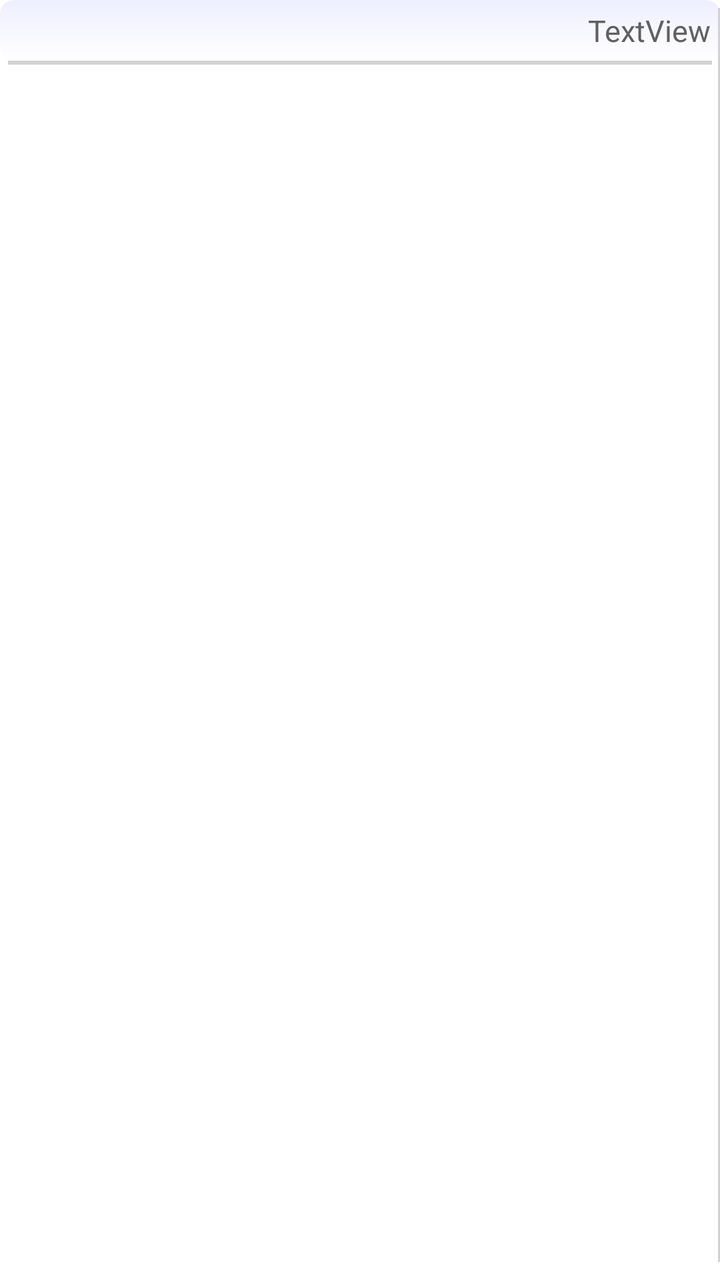
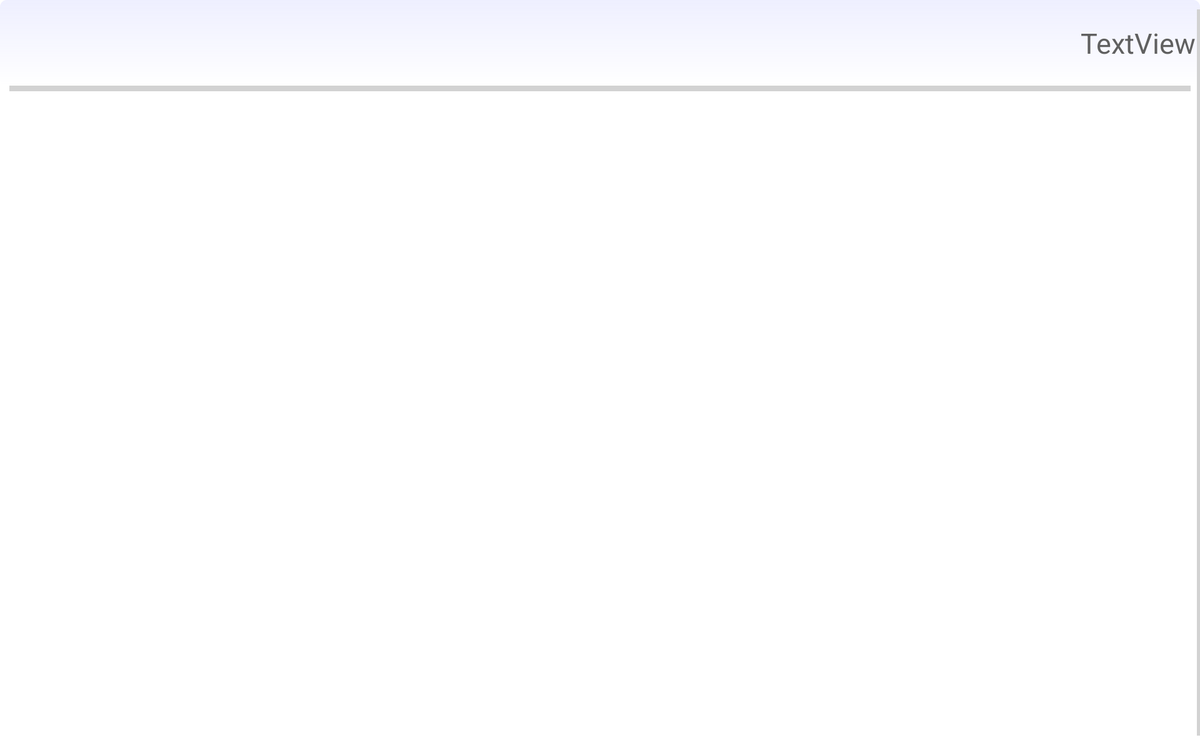

An Android layout and its configuration variant, each rendered on a device that would load it. The default file and the variant file are quoted in full after the pictures.
<!-- AndroidManifest.xml: application theme AppTheme -->
<!-- res/layout/tile.xml -->
<?xml version="1.0" encoding="utf-8"?>
<TableRow xmlns:android="http://schemas.android.com/apk/res/android"
    android:layout_width="match_parent"
    android:layout_height="match_parent"
    android:layout_marginBottom="5dp"
    android:layout_marginTop="5dp" >

	<RelativeLayout
	    android:layout_width="wrap_content"
	    android:layout_height="match_parent"
	    android:layout_marginBottom="5dp" >

    <RelativeLayout
        android:id="@+id/tilebg"
        android:layout_width="wrap_content"
        android:layout_height="wrap_content"
        android:layout_alignParentRight="false"
        android:layout_centerVertical="false"
        android:background="@drawable/tile_bg"
        android:gravity="right" >

        <TextView
            android:id="@+id/tiletxt"
            android:layout_width="match_parent"
            android:layout_height="wrap_content"
            android:layout_alignParentRight="true"
            android:layout_centerVertical="true"
            android:gravity="right"
            android:lineSpacingExtra="3dp"
            android:padding="5dp"
            android:text="TextView"
            android:textColor="#606060"
            android:textSize="15sp" />

    </RelativeLayout>

    <View
        android:layout_width="match_parent"
        android:layout_height="2dp"
        android:layout_below="@id/tilebg"
        android:layout_marginLeft="4dp"
        android:layout_marginRight="4dp"
        android:background="#d2d2d2" />

     <View
         android:layout_width="1dp"
         android:layout_height="match_parent"
         android:layout_alignParentRight="true"
         android:layout_marginBottom="4dp"
         android:layout_marginTop="4dp"
         android:background="#d2d2d2" />

  </RelativeLayout>
</TableRow>
<!-- resources referenced by this layout -->
<resources>
  <!-- drawable tile_bg (drawable-mdpi) -->
  <?xml version="1.0" encoding="utf-8"?>
  <shape
    xmlns:android="http://schemas.android.com/apk/res/android"
    android:shape="rectangle">
    <gradient
      android:endColor="#eeefff"
      android:startColor="#DDffffff"
      android:angle="90" />
    <corners
      android:bottomRightRadius="7dp"
      android:bottomLeftRadius="7dp"
      android:topLeftRadius="7dp"
      android:topRightRadius="7dp" />
  </shape>
  <style name="AppTheme" parent="AppBaseTheme">
          
      </style>
  <style name="AppBaseTheme" parent="android:Theme.Light">
          
      </style>
</resources>
<!-- res/layout-xlarge/tile.xml (the author's variant of the layout above) -->
<!-- drawn on a large tablet held sideways -->
<?xml version="1.0" encoding="utf-8"?>
<TableRow xmlns:android="http://schemas.android.com/apk/res/android"
    android:layout_width="match_parent"
    android:layout_height="match_parent"
    android:layout_marginBottom="5dp"
    android:layout_marginTop="5dp" >

	<RelativeLayout
	    android:layout_width="wrap_content"
	    android:layout_height="match_parent"
	    android:layout_marginBottom="5dp" >

    <RelativeLayout
        android:id="@+id/tilebg"
        android:layout_width="wrap_content"
        android:layout_height="wrap_content"
        android:layout_alignParentRight="false"
        android:layout_centerVertical="false"
        android:background="@drawable/tile_bg"
        android:gravity="right" >

        <TextView
            android:id="@+id/tiletxt"
            android:layout_width="match_parent"
            android:layout_height="wrap_content"
            android:layout_alignParentRight="true"
            android:layout_centerVertical="false"
            android:layout_marginBottom="20dp"
            android:layout_marginTop="20dp"
            android:gravity="right"
            android:lineSpacingExtra="3dp"
            android:padding="5dp"
            android:text="TextView"
            android:textColor="#606060"
            android:textSize="30sp" />

    </RelativeLayout>

    <View
        android:layout_width="match_parent"
        android:layout_height="6dp"
        android:layout_below="@id/tilebg"
        android:layout_marginLeft="10dp"
        android:layout_marginRight="10dp"
        android:background="#d2d2d2" />

     <View
         android:layout_width="3dp"
         android:layout_height="match_parent"
         android:layout_alignParentRight="true"
         android:layout_marginBottom="10dp"
         android:layout_marginTop="10dp"
         android:background="#d2d2d2" />

  </RelativeLayout>
</TableRow>
